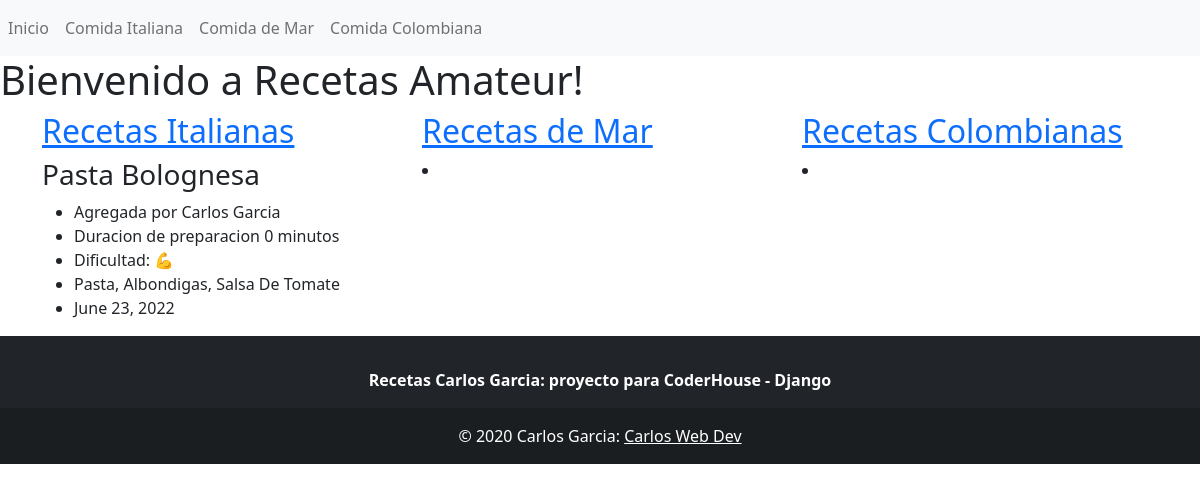
Before: / with the older database file.
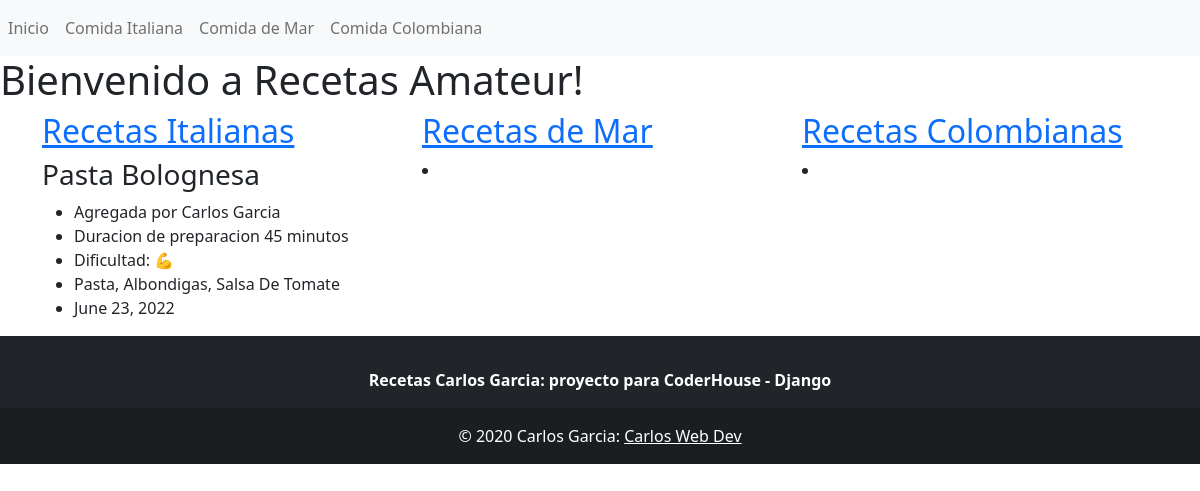
After: the same page with the newer database file.
### my_app/models.py (models this page shows, shortened)
class RecetasItalianas(models.Model):
    nombre_plato = models.CharField(max_length=30, unique=True, null=False)
    tiempo_cocina = models.IntegerField(unique=False, null=False, validators=[MinValueValidator(30), MaxValueValidator(24)])
    ingredientes = models.CharField(max_length=100 ,unique=False, null=False)
    autor = models.CharField(max_length=30, unique=False, null=False)
    dificultad = models.IntegerField(unique=False, null=False, validators=[MinValueValidator(1), MaxValueValidator(5)])
    fecha_agregada = models.DateField(unique=False, null=False)

### my_app/views.py (the view)
# urls.py: path('', views.home, name='home'),
def home(request):
    recetas_italianas = models.RecetasItalianas.objects.all()
    recetas_mar = models.RecetasMar.objects.all()
    recetas_colombianas = models.RecetasColombianas.objects.all()
    context = {
        'italianas': recetas_italianas,
        'mar': recetas_mar,
        'colombianas': recetas_colombianas
    }
    return render(request, f'{path_template}{templates_my_app[0]}', context=context)

### my_app/templates/my_app/index.html
{% extends 'my_app/base.html' %}
{% block content %}
<div>
    <h1>Bienvenido a Recetas Amateur!</h1>
</div>
<div class="container">
    <div class="row row-cols-3">
        <div class="col-6 col-md-4">
            <h2><a href="{% url 'my_app:italiana' %}">Recetas Italianas</a></h2>
            {% for receta in italianas %}
                <h3>{{receta.nombre_plato}}</h3>
                <ul>
                <li>Agregada por {{receta.autor}}</li>
                <li>Duracion de preparacion {{receta.tiempo_cocina}} minutos</li>
                <li>Dificultad: {% if receta.dificultad == 1 %}
                    💪
                    {% elif receta.dificultad == 2 %}
                    💪 💪
                    {% elif receta.dificultad == 3 %}
                    💪 💪 💪
                    {% elif receta.dificultad == 4 %}
                    💪 💪 💪 💪
                    {% elif receta.dificultad == 5 %}
                    💪 💪 💪 💪 💪
                    {% endif %}
                </li>
                <li>{{receta.ingredientes|title}}</li>
                <li>{{receta.fecha_agregada}}</li>
                </ul>
            {% endfor %}
        </div>
        <div class="col-6 col-md-4">
            <h2><a href="{% url 'my_app:mar' %}">Recetas de Mar</a></h2>
            <li>
            </li>
        </div>
        <div class="col-6 col-md-4">
            <h2><a href="{% url 'my_app:colombiana' %}">Recetas Colombianas</a></h2>
            <li>
            </li>
        </div>
    </div>
</div>
{% endblock %}

Changed rows visible on the page:
changed RecetasItalianas "Pasta Bolognesa": tiempo_cocina "0" → "45"
